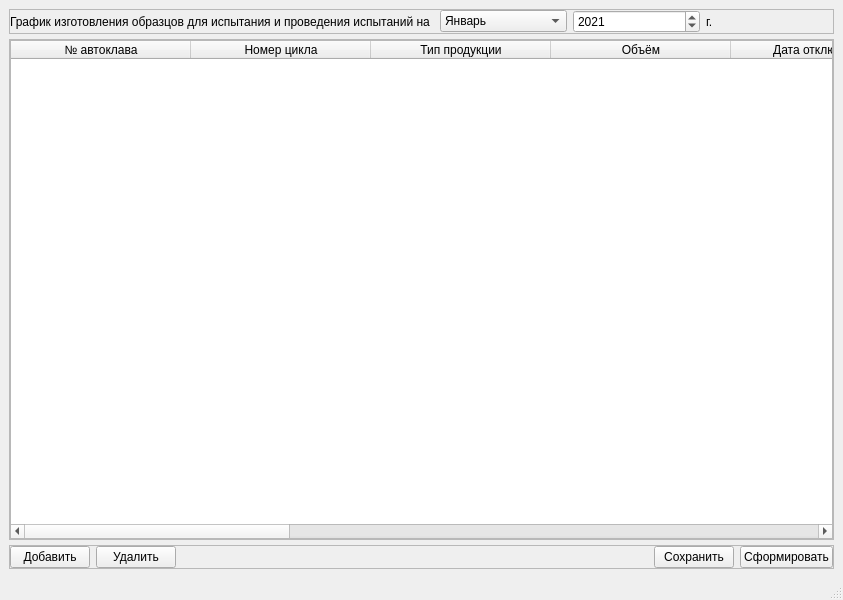
<?xml version="1.0" encoding="UTF-8"?>
<ui version="4.0">
 <class>MainWindow</class>
 <widget class="QMainWindow" name="MainWindow">
  <property name="geometry">
   <rect>
    <x>0</x>
    <y>0</y>
    <width>843</width>
    <height>600</height>
   </rect>
  </property>
  <property name="windowTitle">
   <string>График изготовления образцов для испытания и проведения испытаний</string>
  </property>
  <widget class="QWidget" name="centralwidget">
   <layout class="QVBoxLayout" name="verticalLayout">
    <property name="spacing">
     <number>5</number>
    </property>
    <item>
     <widget class="QFrame" name="frame">
      <property name="frameShape">
       <enum>QFrame::StyledPanel</enum>
      </property>
      <property name="frameShadow">
       <enum>QFrame::Raised</enum>
      </property>
      <layout class="QHBoxLayout" name="horizontalLayout">
       <property name="leftMargin">
        <number>0</number>
       </property>
       <property name="topMargin">
        <number>0</number>
       </property>
       <property name="rightMargin">
        <number>0</number>
       </property>
       <property name="bottomMargin">
        <number>0</number>
       </property>
       <item>
        <widget class="QLabel" name="label">
         <property name="text">
          <string>График изготовления образцов для испытания и проведения испытаний на </string>
         </property>
        </widget>
       </item>
       <item>
        <widget class="QComboBox" name="comboBox">
         <item>
          <property name="text">
           <string>Январь</string>
          </property>
         </item>
         <item>
          <property name="text">
           <string>Февраль</string>
          </property>
         </item>
         <item>
          <property name="text">
           <string>Март</string>
          </property>
         </item>
         <item>
          <property name="text">
           <string>Апрель</string>
          </property>
         </item>
         <item>
          <property name="text">
           <string>Май</string>
          </property>
         </item>
         <item>
          <property name="text">
           <string>Июнь</string>
          </property>
         </item>
         <item>
          <property name="text">
           <string>Июль</string>
          </property>
         </item>
         <item>
          <property name="text">
           <string>Август</string>
          </property>
         </item>
         <item>
          <property name="text">
           <string>Сентябрь</string>
          </property>
         </item>
         <item>
          <property name="text">
           <string>Октябрь</string>
          </property>
         </item>
         <item>
          <property name="text">
           <string>Ноябрь</string>
          </property>
         </item>
         <item>
          <property name="text">
           <string>Декабрь</string>
          </property>
         </item>
        </widget>
       </item>
       <item>
        <widget class="QDateEdit" name="dateEdit">
         <property name="displayFormat">
          <string>yyyy</string>
         </property>
         <property name="date">
          <date>
           <year>2021</year>
           <month>1</month>
           <day>1</day>
          </date>
         </property>
        </widget>
       </item>
       <item>
        <widget class="QLabel" name="label_2">
         <property name="text">
          <string>г.</string>
         </property>
        </widget>
       </item>
      </layout>
     </widget>
    </item>
    <item>
     <widget class="QFrame" name="frame_2">
      <property name="frameShape">
       <enum>QFrame::StyledPanel</enum>
      </property>
      <property name="frameShadow">
       <enum>QFrame::Raised</enum>
      </property>
      <layout class="QVBoxLayout" name="verticalLayout_2">
       <property name="leftMargin">
        <number>0</number>
       </property>
       <property name="topMargin">
        <number>0</number>
       </property>
       <property name="rightMargin">
        <number>0</number>
       </property>
       <property name="bottomMargin">
        <number>0</number>
       </property>
       <item>
        <widget class="QTableWidget" name="tableWidget">
         <property name="dragEnabled">
          <bool>false</bool>
         </property>
         <property name="sortingEnabled">
          <bool>false</bool>
         </property>
         <property name="wordWrap">
          <bool>true</bool>
         </property>
         <property name="cornerButtonEnabled">
          <bool>true</bool>
         </property>
         <attribute name="horizontalHeaderVisible">
          <bool>true</bool>
         </attribute>
         <attribute name="horizontalHeaderCascadingSectionResizes">
          <bool>false</bool>
         </attribute>
         <attribute name="horizontalHeaderDefaultSectionSize">
          <number>180</number>
         </attribute>
         <attribute name="horizontalHeaderHighlightSections">
          <bool>true</bool>
         </attribute>
         <attribute name="horizontalHeaderShowSortIndicator" stdset="0">
          <bool>false</bool>
         </attribute>
         <attribute name="horizontalHeaderStretchLastSection">
          <bool>false</bool>
         </attribute>
         <attribute name="verticalHeaderVisible">
          <bool>false</bool>
         </attribute>
         <attribute name="verticalHeaderCascadingSectionResizes">
          <bool>false</bool>
         </attribute>
         <attribute name="verticalHeaderShowSortIndicator" stdset="0">
          <bool>false</bool>
         </attribute>
         <attribute name="verticalHeaderStretchLastSection">
          <bool>false</bool>
         </attribute>
         <column>
          <property name="text">
           <string>№ автоклава</string>
          </property>
         </column>
         <column>
          <property name="text">
           <string>Номер цикла</string>
          </property>
         </column>
         <column>
          <property name="text">
           <string>Тип продукции</string>
          </property>
         </column>
         <column>
          <property name="text">
           <string>Объём</string>
          </property>
         </column>
         <column>
          <property name="text">
           <string>Дата отключения</string>
          </property>
         </column>
         <column>
          <property name="text">
           <string>Выдача на изготовление</string>
          </property>
         </column>
         <column>
          <property name="text">
           <string>Выдача на испытание</string>
          </property>
         </column>
         <column>
          <property name="text">
           <string>Выдача протокола</string>
          </property>
         </column>
         <column>
          <property name="text">
           <string>Дата постановки цикла</string>
          </property>
         </column>
         <column>
          <property name="text">
           <string>Дата сдачи на СГП</string>
          </property>
         </column>
         <column>
          <property name="text">
           <string>Примечание</string>
          </property>
         </column>
         <column>
          <property name="text">
           <string>Г/т</string>
          </property>
         </column>
        </widget>
       </item>
      </layout>
     </widget>
    </item>
    <item>
     <widget class="QFrame" name="frame_3">
      <property name="frameShape">
       <enum>QFrame::StyledPanel</enum>
      </property>
      <property name="frameShadow">
       <enum>QFrame::Raised</enum>
      </property>
      <layout class="QHBoxLayout" name="horizontalLayout_2">
       <property name="leftMargin">
        <number>0</number>
       </property>
       <property name="topMargin">
        <number>0</number>
       </property>
       <property name="rightMargin">
        <number>0</number>
       </property>
       <property name="bottomMargin">
        <number>0</number>
       </property>
       <item>
        <widget class="QPushButton" name="pushButton_3">
         <property name="text">
          <string>Добавить</string>
         </property>
        </widget>
       </item>
       <item>
        <widget class="QPushButton" name="pushButton_4">
         <property name="text">
          <string>Удалить</string>
         </property>
        </widget>
       </item>
       <item>
        <spacer name="horizontalSpacer">
         <property name="orientation">
          <enum>Qt::Horizontal</enum>
         </property>
         <property name="sizeHint" stdset="0">
          <size>
           <width>40</width>
           <height>20</height>
          </size>
         </property>
        </spacer>
       </item>
       <item>
        <widget class="QPushButton" name="pushButton">
         <property name="text">
          <string>Сохранить</string>
         </property>
        </widget>
       </item>
       <item>
        <widget class="QPushButton" name="pushButton_2">
         <property name="text">
          <string>Сформировать</string>
         </property>
        </widget>
       </item>
      </layout>
     </widget>
    </item>
   </layout>
  </widget>
  <widget class="QMenuBar" name="menubar">
   <property name="geometry">
    <rect>
     <x>0</x>
     <y>0</y>
     <width>843</width>
     <height>24</height>
    </rect>
   </property>
  </widget>
  <widget class="QStatusBar" name="statusbar"/>
 </widget>
 <resources/>
 <connections/>
</ui>
